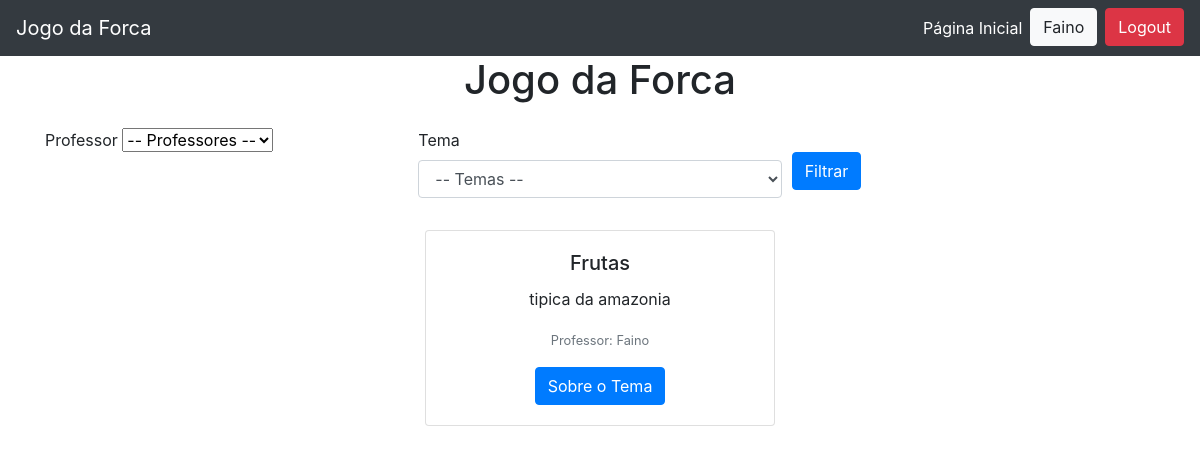
Screenshot of / (signed in) with the database file from the repository.
### core/models.py (models this page shows, shortened)
class Tema(models.Model):
    nome = models.CharField(max_length=100)
    descricao = models.TextField()
    professor = models.ForeignKey(User, on_delete=models.CASCADE)

### core/views.py (the view)
# urls.py: path("", TemaListView.as_view(), name="temaListPage"),
class TemaListView(TemplateView):
    template_name = 'tema_list.html'  # O arquivo HTML que renderiza a página
    def get_context_data(self, **kwargs):
        context = super().get_context_data(**kwargs)
        context['professores'] = User.objects.filter(groups__name='Professores')
        context['temas'] = Tema.objects.all()
        return context

### core/templates/tema_list.html (shortened to what this page needs)
{% extends "base.html" %}
{% block main %}
<div class="container">
  <h1 class="text-center mb-4">Jogo da Forca</h1>
  <form method="get" class="mb-4">
    <div class="form-row">
      <div class="col-md-4 mb-2">
        <label for="professor">Professor</label>
            <select name="professor">
              <option value="">-- Professores --</option>
            </select>
      </div>
      <div class="col-md-4 mb-2">
        <label for="tema">Tema</label>
        <select id="tema" name="tema" class="form-control">
          <option value="">-- Temas --</option>
        </select>
      </div>
      <div class="col-md-4 mb-2">
        <button type="submit" class="btn btn-primary mt-4">Filtrar</button>
      </div>
    </div>
  </form>
  <div class="row justify-content-center">
    {% for tema in temas %}
    <div class="col-md-4">
      <div class="card mb-4">
        <div class="card-body text-center">
          <h5 class="card-title">{{ tema.nome }}</h5>
          <p class="card-text">{{ tema.descricao }}</p>
          <p class="card-text"><small class="text-muted">Professor: {{ tema.professor.username }}</small></p>
          <a href="{% url 'temaDetalhes' tema.id %}" class="btn btn-primary">Sobre o Tema</a>
        </div>
      </div>
    </div>
    {% empty %}
    <p class="text-center">Vazio.</p>
    {% endfor %}
  </div>
</div>
{% endblock main %}

### core/templates/base.html (shortened to what this page needs)
<!DOCTYPE html>
<html lang="pt-br">
  <head>
    <link
      rel="stylesheet"
      href="https://stackpath.bootstrapcdn.com/bootstrap/4.5.2/css/bootstrap.min.css"
    />
  </head>
  <body>
    <nav class="navbar navbar-expand-lg navbar-dark bg-dark">
      <a class="navbar-brand" href="{% url 'temaListPage' %}">Jogo da Forca</a>
      <div class="collapse navbar-collapse">
        <ul class="navbar-nav ml-auto">
          <li class="nav-item">
            <a class="nav-link text-white" href="{% url 'temaListPage' %}"
              >Página Inicial</a
            >
          </li>
          {% if user.is_authenticated %}
          <li class="nav-item">
            <a
              class="btn btn-light"
              href="{% url 'temaListPage' %}"
              style="margin-right: 0.5em"
              >{{ user.username }}</a
            >
          </li>
          <li class="nav-item">
            <form action="{% url 'logout' %}" method="post" class="form-inline">
              <button type="submit" class="btn btn-danger">Logout</button>
            </form>
          </li>
          {% else %}
          <li class="nav-item">
            <a class="btn btn-success" href="{% url 'signin' %}">Entrar</a>
          </li>
          {% endif %}
        </ul>
      </div>
    </nav>
    {% block main %} {% endblock main %}
  </body>
</html>

### rows the page displays
Tema: nome "Frutas", descricao "tipica da amazonia", professor.username "Faino"

### other values shown
{{ user.username }} "Faino"
